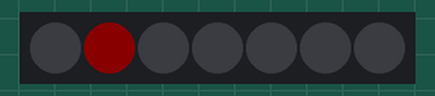
Simulated run of this sketch. Board: ESP8266 (Wemos D1 mini). Parts: 7 RGB LEDs in strip order, left to right. Dim RGB values are drawn brighter than linear.

Above: at 0.1 s.
At 3.9 s:
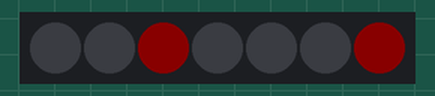
At 7.72 s:
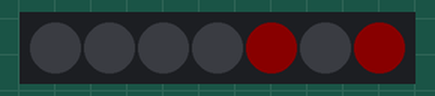
At 15.98 s:
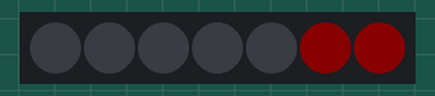
At 24.34 s:
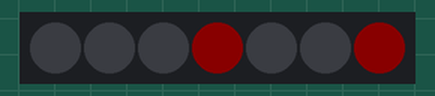
At 32.6 s:
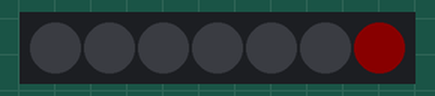
Timing chart, 0 to 40.0 s (numbered marks = the images above):
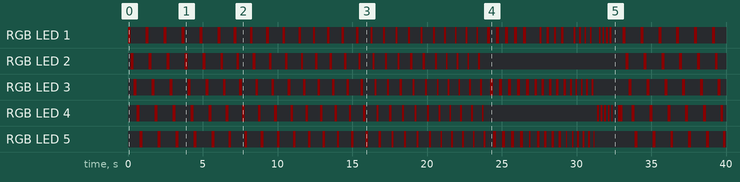

The sketch:

Ejercicio12-RGB_Wemos.ino
```cpp
#include <Adafruit_NeoPixel.h>

#define PIN   D4
#define LED_NUM 7

Adafruit_NeoPixel leds = Adafruit_NeoPixel(LED_NUM, PIN, NEO_GRB + NEO_KHZ800);

int velocidad = 200;

void setup() {
  leds.begin(); // This initializes the NeoPixel library.
}

void loop() {
  for (int j = 0; j < 5; j++) {
    for (int i = 1; i < LED_NUM; i++) {
      leds.setPixelColor(i - 1, leds.Color(0, 0, 0));
      leds.setPixelColor(i, leds.Color(10, 0, 0));
      leds.show();
      delay(velocidad);
    }
  }
  velocidad -= 20;
  if (velocidad < 20)
    velocidad = 200;
}
```

Measured:
- by itself, RGB LED 1: off → RGB(10, 0, 0) at 0.00 s, → off 0.20 s later, → RGB(10, 0, 0) 1.0 s later, → off 0.20 s later, … (96 changes in this stretch)
- by itself, RGB LED 2: off → RGB(10, 0, 0) at 0.20 s, → off 0.20 s later, → RGB(10, 0, 0) 1.0 s later, → off 0.20 s later, … (62 changes in this stretch)
